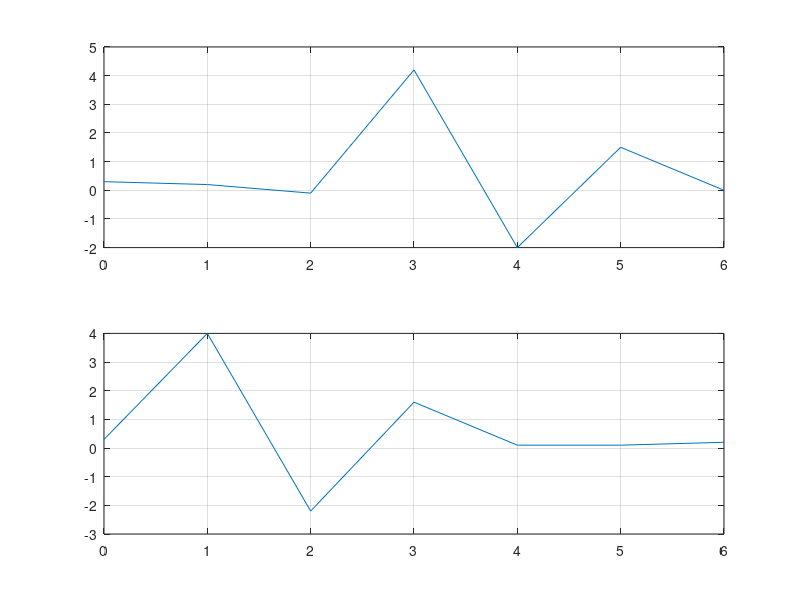
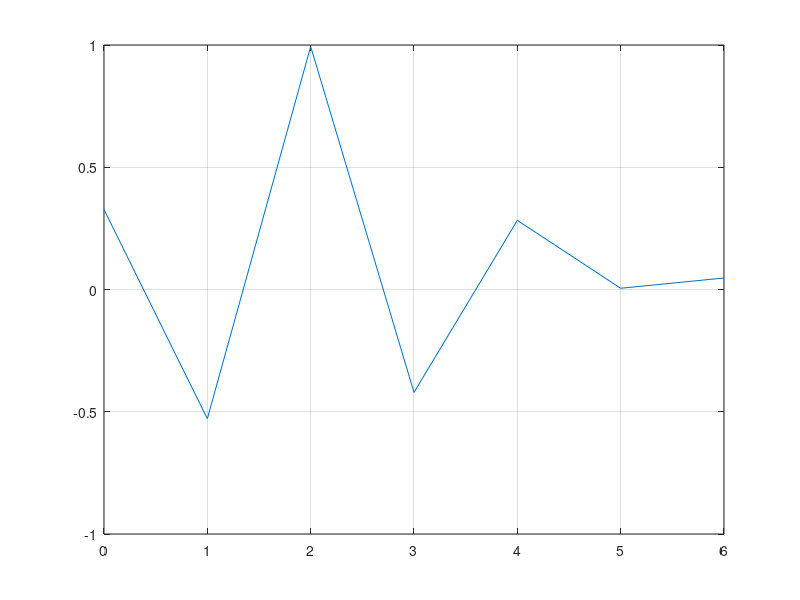
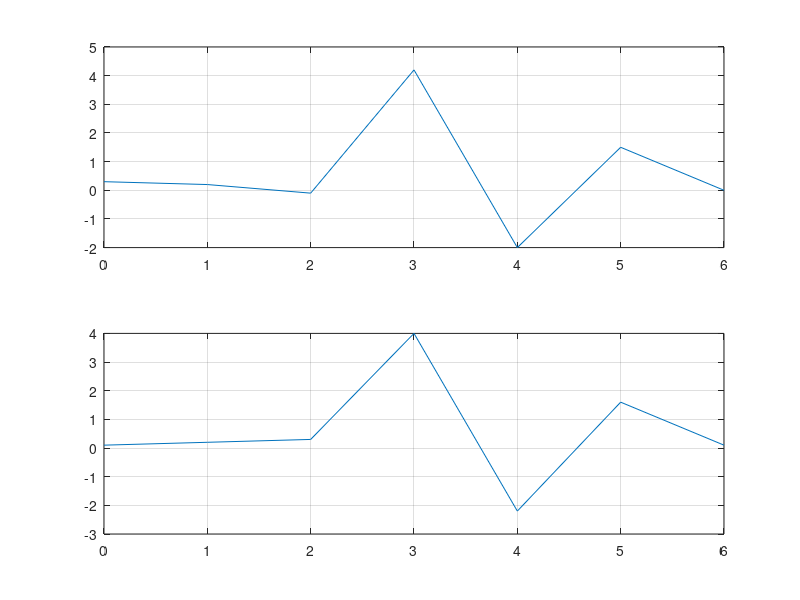

These figures' MATLAB source, in order:
clc; clear; close all;
%% 3
f1 = 16;
f2 = 16 + 4;
f3 = 16 * 2 + 1;

t = linspace(0, 1, 1000);

s1 = cos(2 * pi * f1 * t);
s2 = cos(2 * pi * f2 * t);
s3 = cos(2 * pi * f3 * t);

a = 4*s1 + 2*s2 + 2*s3;
b = 2*s1 + s2;

c_sa = xcorr(s1, a);
c_sb = xcorr(s1, b);
nc_sa = xcorr(s1, a, 'coeff');
nc_sb = xcorr(s1, b, 'coeff');

fprintf("Corr s1(t) & a: %.2f\n",   c_sa(length(a)/2));
fprintf("Corr s1(t) & b: %.2f\n",   c_sb(length(a)/2));
fprintf("NCorr s1(t) & a: %.2f\n",  nc_sa(length(a)/2));
fprintf("NCorr s1(t) & b: %.2f\n",  nc_sb(length(a)/2));

a = [0.3, 0.2, -0.1, 4.2, -2, 1.5, 0];
b = [0.3, 4, -2.2, 1.6, 0.1, 0.1, 0.2];

%% 5
N = length(a);
result = zeros(1, N);

for k = 0:N-1
    b_shift = circshift(b, k);
    
    result(k+1) = sum(a .* b_shift)/sqrt(sum(a .* a).*sum(b_shift .* b_shift));
end

%% 6
subplot(2,1,1);
plot(0:N-1, a);
grid on;
subplot(2,1,2);
plot(0:N-1, b);
grid on;

%% 7
figure();
plot(0:length(result)-1, result);
grid on;
[val, idx] = max(result);
fprintf("Max = %.f id = %.f\n", val, idx);

%% 6
figure();
subplot(2,1,1);
plot(0:N-1, a);
grid on;
subplot(2,1,2);
plot(0:N-1, circshift(b, idx-1));
grid on;